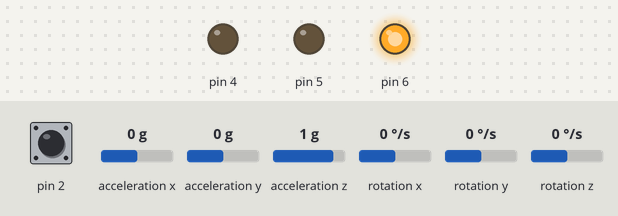
This program was run on a simulated Arduino Pro Mini, built with avr-gcc and run on an emulated ATmega328P. Parts: output pins drawn as LEDs (lit = HIGH). Inputs (shaded band) come from the test bench; at power-on: pin 2 HIGH, acceleration x 0 g, acceleration y 0 g, acceleration z 1 g, rotation x 0 °/s, rotation y 0 °/s, rotation z 0 °/s. What the program prints to the serial monitor is not drawn.

Above: at 1.7 s.
1.8 s: pin 2 driven LOW
At 3.0 s:
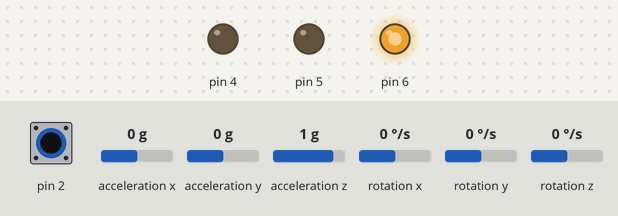
3.3 s: pin 2 pulsed HIGH 2 times (0.12 s each, 0.3 s apart)
At 3.8 s:
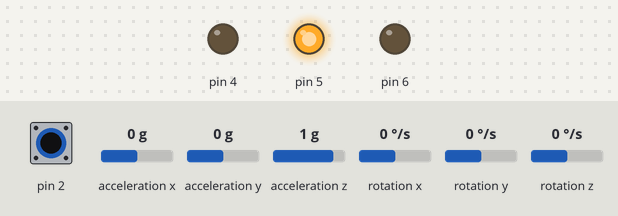
Timing chart, 0 to 6.3 s (numbered marks = the images above; inputs shaded):
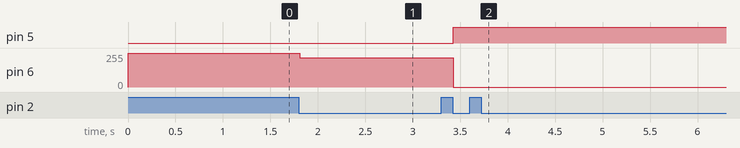

Measured:
- after the input at 1.8 s, pin 6: 255/255 → 220/255 at once
- after the input at 3.3 s, pin 5: LOW → HIGH after 0.13 s; pin 6: 220/255 → 0/255 after 0.13 s

The program:

main.cpp
```cpp
#include <Arduino.h>
#include <Wire.h>

#include "debug.h"
#include "IMU.h"
#include "MotorDriver.h"
#include "PIDController.h"

template <>
volatile bool IMU<2>::mpuInterrupt = false;

struct ConfigurableParams
{
private:
  float kp;
  float ki;
  float kd;
  float target;
  float gain;
  uint8_t offset;
  bool verbose;

public:
  ConfigurableParams(float kp, float ki, float kd, float target, float gain, uint8_t offset, bool verbose) : kp(kp), ki(ki), kd(kd), target(target), gain(gain), offset(offset), verbose(false) {}

  bool readSerial()
  {
    bool hasInput = false;
    if (Serial.available() > 0)
    {
      hasInput = true;
      int incomingByte = Serial.read();
      switch (incomingByte)
      {
      case 'q':
      {
        kp += 0.1;
      }
      break;
      case 'a':
      {
        kp -= 0.1;
      }
      break;
      case 'w':
      {
        ki += 0.1;
      }
      break;
      case 's':
      {
        ki -= 0.1;
      }
      break;
      case 'e':
      {
        kd += 0.01;
      }
      break;
      case 'd':
      {
        kd -= 0.01;
      }
      break;
      case 'r':
      {
        target += 0.01;
      }
      break;
      case 'f':
      {
        target -= 0.01;
      }
      break;
      case 't':
      {
        gain += 0.01;
      }
      break;
      case 'g':
      {
        gain -= 0.01;
      }
      break;
      case 'y':
      {
        offset += 1;
      }
      break;
      case 'h':
      {
        offset -= 1;
      }
      break;
      case 'v':
      {
        verbose = !verbose;
      }
      break;
      default:
      {
        hasInput = false;
      }
      break;
      }
    }

    return hasInput;
  }

  void print()
  {
    PRINT(kp);
    PRINT(" ");
    PRINT(ki);
    PRINT(" ");
    PRINT(kd);
    PRINT(" ");
    PRINT(target);
    PRINT(" ");
    PRINT(gain);
    PRINT(" ");
    PRINT(offset);
    PRINT("\n");
  }

  float getKp() { return kp; }
  float getKi() { return ki; }
  float getKd() { return kd; }
  float getTarget() { return target; }
  float getGain() { return gain; }
  uint8_t getOffset() { return offset; }
  bool getVerbose() { return verbose; }
};

struct Duration {
private:
  unsigned long start;

public:
  Duration() : start(0) {}

  unsigned long getElapsed()
  {
    const auto end = millis();
    const auto elapsed = end - start;
    start = end;
    return elapsed;
  }
};

Duration duration;
ConfigurableParams params(2.50, 18.00, 0.21, 0.51, 0.60, 35, false);

void setup()
{
  Wire.begin();
  Wire.setClock(400000);
  Serial.begin(115200);

  PIDController &controller = PIDController::getInstance();
  controller.setTarget(params.getTarget());
  controller.setGain(params.getGain());
  controller.setKp(params.getKp());
  controller.setKi(params.getKi());
  controller.setKd(params.getKd());

  MotorDriver<4, 5, 6> &motor = MotorDriver<4, 5, 6>::getInstance();
  motor.set_offset(params.getOffset());

  IMU<2> &mpu = IMU<2>::getInstance();
  mpu.setup();

  duration.getElapsed();
}

unsigned long pre;

void loop()
{
  PIDController &controller = PIDController::getInstance();
  MotorDriver<4, 5, 6> &motor = MotorDriver<4, 5, 6>::getInstance();
  IMU<2> &mpu = IMU<2>::getInstance();

  if (!mpu.fetchDMPData())
  {
    return;
  }

  if (params.readSerial())
  {
    controller.setTarget(params.getTarget());
    controller.setGain(params.getGain());
    controller.setKp(params.getKp());
    controller.setKi(params.getKi());
    controller.setKd(params.getKd());
    motor.set_offset(params.getOffset());
  }

  const auto yaw_pitch_roll = mpu.getYawPitchRoll();
  controller.update(yaw_pitch_roll);
  const auto intensity = controller.getIntensity();
  motor.drive(intensity);

  if(params.getVerbose()){
    params.print();
    PRINT("> ");
    PRINT(duration.getElapsed());
    PRINT(" ");
    PRINT(yaw_pitch_roll.pitch);
    PRINT(" ");
    PRINT(intensity);
    PRINT("\n");
  }
}
```

IMU.h
```cpp
// derived from https://github.com/jrowberg/i2cdevlib/blob/master/Arduino/MPU6050/examples/MPU6050_DMP6/MPU6050_DMP6.ino
#pragma once

#include "MPU6050_6Axis_MotionApps20.h"
#include "debug.h"
#include "datatype.h"

template <int INTERRUPT_PIN>
struct IMU
{
private:
    static volatile bool mpuInterrupt;

    MPU6050 mpu;
    bool dmpReady;          // set true if DMP init was successful
    uint8_t mpuIntStatus;   // holds actual interrupt status byte from MPU
    uint16_t packetSize;    // expected DMP packet size (default is 42 bytes)
    uint16_t fifoCount;     // count of all bytes currently in FIFO
    uint8_t fifoBuffer[64]; // FIFO storage buffer

    IMU()
        : dmpReady(false)
    {
    }

    static void dmpDataReady()
    {
        mpuInterrupt = true;
        digitalWrite(7, HIGH);
    }

    void initializeDevice()
    {
        PRINT(F("Initializing I2C devices...\n"));
        mpu.initialize();
        pinMode(INTERRUPT_PIN, INPUT);
    }

    void checkConnection()
    {
        PRINT(F("Testing device connections...\n"));
        const auto is_connected = mpu.testConnection();
        const auto message = is_connected ? F("Connected!\n") : F("Not connected!\n");
        PRINT(message);
    }

    bool initializeDMP()
    {
        PRINT(F("Initializing DMP...\n"));
        return mpu.dmpInitialize() == 0;
    }

    void calibrate()
    {
        mpu.setXAccelOffset(837);
        mpu.setYAccelOffset(-939);
        mpu.setZAccelOffset(544);
        mpu.setXGyroOffset(186);
        mpu.setYGyroOffset(-65);
        mpu.setZGyroOffset(-28);

        mpu.CalibrateAccel(6);
        mpu.CalibrateGyro(6);
        mpu.PrintActiveOffsets();
    }

    void enableDMP()
    {
        // turn on the DMP, now that it's ready
        PRINT(F("Enabling DMP...\n"));
        mpu.setDMPEnabled(true);

        // enable Arduino interrupt detection
        PRINT(F("Enabling interrupt detection (Arduino external interrupt "));
        PRINT(digitalPinToInterrupt(INTERRUPT_PIN));
        PRINT(F(")...\n"));
        attachInterrupt(digitalPinToInterrupt(INTERRUPT_PIN), dmpDataReady, FALLING);
        mpuIntStatus = mpu.getIntStatus();
    }

public:
    static IMU &getInstance()
    {
        static IMU instance;
        return instance;
    }

    void setup()
    {
        initializeDevice();
        checkConnection();
        const auto devStatus = initializeDMP();
        if (!devStatus)
        {
            PRINT(F("DMP Initialization failed (code "));
            PRINT(devStatus);
            PRINT(F(")\n"));
            return;
        }

        calibrate();
        enableDMP();

        PRINT(F("DMP ready! Waiting for first interrupt...\n"));
        dmpReady = true;
        packetSize = mpu.dmpGetFIFOPacketSize();
    }

    bool isReady()
    {
        return dmpReady;
    }

    bool fetchDMPData()
    {
        if (!mpuInterrupt)
        {
            return false;
        }
        mpuInterrupt = false;
        mpu.dmpGetCurrentFIFOPacket(fifoBuffer);
        return true;
    }

    YawPitchRoll getYawPitchRoll()
    {
        Quaternion q;
        VectorFloat gravity;
        float ypr[3];
        mpu.dmpGetQuaternion(&q, fifoBuffer);
        mpu.dmpGetGravity(&gravity, &q);
        mpu.dmpGetYawPitchRoll(ypr, &q, &gravity);

        return YawPitchRoll{
            (ypr[0] / float(M_PI)),
            (ypr[1] / float(M_PI)),
            (ypr[2] / float(M_PI)),
            millis()};
    }

    Motion6 getMotion6()
    {
        int16_t ax, ay, az;
        int16_t gx, gy, gz;
        mpu.getMotion6(&ax, &ay, &az, &gx, &gy, &gz);
        return Motion6{
            ax / float(16384.0),
            ay / float(16384.0),
            az / float(16384.0),
            gx / float(131.0),
            gy / float(131.0),
            gz / float(131.0),
            millis(),
        };
    }
};
```

PIDController.h
```cpp
#pragma once

#include "datatype.h"

struct PIDController
{
private:
  float last_diff;
  unsigned long last_time;
  float delta_diff;
  float acc_diff;

  float target;

  float kp;
  float ki;
  float kd;
  float gain;

  float intensity;

  PIDController()
      : last_diff(0.0), last_time(0), delta_diff(0.0), acc_diff(0.0), target(0.0), kp(0.0), ki(0.0), kd(0.0), gain(0.0), intensity(0.0)
  {
  }

public:
  static PIDController &getInstance()
  {
    static PIDController instance;
    return instance;
  }

  void setTarget(float target)
  {
    this->target = target;
  }

  void setKi(float ki)
  {
    this->ki = ki;
  }

  void setKd(float kd)
  {
    this->kd = kd;
  }

  void setKp(float kp)
  {
    this->kp = kp;
  }

  void setGain(float gain)
  {
    this->gain = gain;
  }

  void update(const YawPitchRoll &current)
  {
    if (last_time == 0)
    {
      last_time = current.timestamp_ms;
      return;
    }

    const float delta_time_sec = (current.timestamp_ms - last_time) / 1000.0;
    last_time = current.timestamp_ms;

    const float cur_diff = target - current.pitch;
    delta_diff = (cur_diff - last_diff) / delta_time_sec;
    last_diff = cur_diff;

    if (abs(intensity) < 1.0)
    {
      acc_diff += cur_diff * delta_time_sec;
    }
    intensity = gain * (kp * cur_diff + kd * delta_diff + ki * acc_diff);
  }

  float getIntensity()
  {
    return intensity;
  }
};
```

datatype.h
```cpp
#pragma once

struct YawPitchRoll
{
  float yaw;
  float pitch;
  float roll;
  unsigned long timestamp_ms;
};

struct Motion6
{
  float ax;
  float ay;
  float az;
  float gx;
  float gy;
  float gz;
  unsigned long timestamp_ms;
};
```

debug.h
```cpp
#pragma once

#define DEBUG

#ifdef DEBUG
#define PRINT(str) Serial.print(str)
#else
#define PRINT(str)
#endif
```

MotorDriver.h
```cpp
#pragma once

#include "debug.h"

template <int FORWARD_PIN, int BACKWARD_PIN, int PWM_PIN>
struct MotorDriver
{
private:
  uint8_t offset;

  MotorDriver()
  {
    set_offset(0);
    drive(0.0);
  }

public:
  static MotorDriver &getInstance()
  {
    static MotorDriver instance;
    return instance;
  }

  void stop()
  {
    pinMode(FORWARD_PIN, OUTPUT);
    digitalWrite(FORWARD_PIN, LOW);

    pinMode(BACKWARD_PIN, OUTPUT);
    digitalWrite(BACKWARD_PIN, LOW);
  }

  void forward()
  {
    pinMode(FORWARD_PIN, INPUT);
    pinMode(BACKWARD_PIN, OUTPUT);
    digitalWrite(BACKWARD_PIN, HIGH);
  }

  void backward()
  {
    pinMode(FORWARD_PIN, OUTPUT);
    digitalWrite(FORWARD_PIN, HIGH);
    pinMode(BACKWARD_PIN, INPUT);
  }

  void set_offset(uint8_t offset)
  {
    this->offset = offset;
  }

  void drive(float intensity)
  {
    const float sat_intensity = max(-1.0, min(intensity, 1.0));

    if (0 < sat_intensity)
    {
      this->forward();
    }
    else if (sat_intensity < 0)
    {
      this->backward();
    }
    else
    {
      this->stop();
    }

    const uint8_t pwd_reg_value = 255 - (abs(sat_intensity) * (255 - offset) + offset);
    analogWrite(PWM_PIN, pwd_reg_value);
  }
};
```
